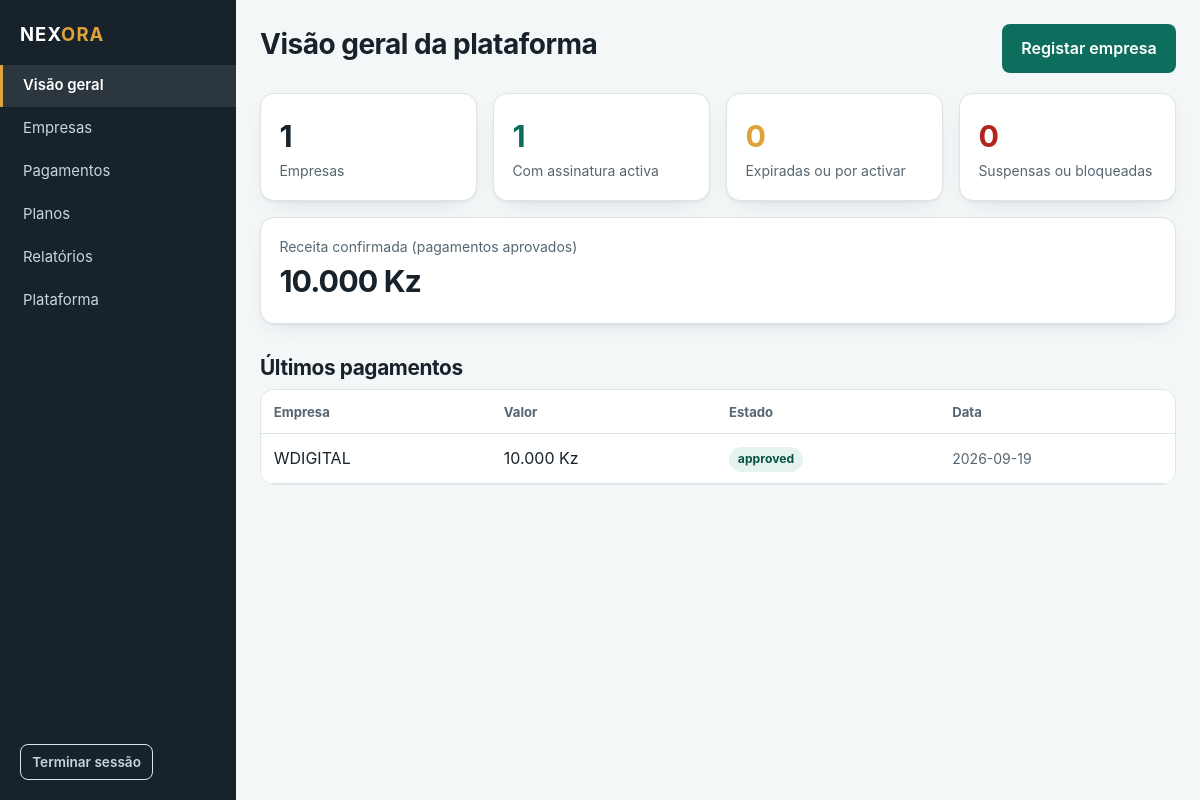
Screenshot of /plataforma/ (signed in) with the database file from the repository.
### tables this page shows
CREATE TABLE payments (
    id              INTEGER PRIMARY KEY AUTOINCREMENT,
    business_id     INTEGER NOT NULL REFERENCES businesses(id) ON DELETE CASCADE,
    subscription_id INTEGER REFERENCES subscriptions(id) ON DELETE SET NULL,
    plan_id         INTEGER REFERENCES plans(id) ON DELETE SET NULL,
    amount_cents    INTEGER NOT NULL,
    method          TEXT,
    proof_image     TEXT,
    -- pending | approved | rejected
    status          TEXT    NOT NULL DEFAULT 'pending',
    reference       TEXT,
    notes           TEXT,
    paid_at         TEXT,
    verified_at     TEXT,
    created_at      TEXT    NOT NULL
);

CREATE TABLE businesses (
    id            INTEGER PRIMARY KEY AUTOINCREMENT,
    name          TEXT    NOT NULL,
    slug          TEXT    NOT NULL UNIQUE,
    logo          TEXT,
    cover         TEXT,
    description   TEXT,
    phone         TEXT,
    whatsapp      TEXT,
    address       TEXT,
    opening_hours TEXT,
    -- active | suspended | blocked
    status        TEXT    NOT NULL DEFAULT 'active',
    created_at    TEXT    NOT NULL
);

### blueprints/owner.py (the view)
@bp.route("/")
def dashboard():
    total = query("SELECT COUNT(*) AS n FROM businesses", (), one=True)["n"]
    empresas = query("SELECT * FROM businesses ORDER BY id DESC", ())
    activas = suspensas = expiradas = pendentes = 0
    for e in empresas:
        estado, _ = subscription_state(e["id"])
        if e["status"] != "active":
            suspensas += 1
        elif estado == "active":
            activas += 1
        elif estado == "expired":
            expiradas += 1
        else:
            pendentes += 1
    receita = query(
        "SELECT COALESCE(SUM(amount_cents), 0) AS t FROM payments WHERE status = 'approved'",
        (), one=True,
    )["t"]
    por_verificar = query(
        "SELECT COUNT(*) AS n FROM payments WHERE status = 'pending'", (), one=True
    )["n"]
    ultimos = query(
        """SELECT p.*, b.name AS business_name FROM payments p
             JOIN businesses b ON b.id = p.business_id
            ORDER BY p.id DESC LIMIT 8""",
        (),
    )
    return render_template(
        "owner/dashboard.html",
        total=total, activas=activas, suspensas=suspensas, expiradas=expiradas,
        pendentes=pendentes, receita=receita, por_verificar=por_verificar,
        ultimos=ultimos,
    )

### blueprints/owner.py (called while the page is built)
@bp.before_request
@owner_required
def _guard():
    pass

### db.py (called while the page is built)
def get_db():
    if "db" not in g:
        conn = sqlite3.connect(
            current_app.config["DATABASE_PATH"],
            detect_types=sqlite3.PARSE_DECLTYPES,
        )
        conn.row_factory = sqlite3.Row
        conn.execute("PRAGMA foreign_keys = ON")
        conn.execute("PRAGMA journal_mode = WAL")
        g.db = conn
    return g.db

def query(sql, params=(), one=False):
    cur = get_db().execute(sql, params)
    rows = cur.fetchall()
    cur.close()
    if one:
        return rows[0] if rows else None
    return rows

### security.py (called while the page is built)
def load_logged_in_user():
    uid = session.get("user_id")
    g.user = None
    if uid is None:
        return
    user = query(
        "SELECT * FROM users WHERE id = ? AND status = 'active'", (uid,), one=True
    )
    if user is None:
        session.clear()
        return
    g.user = user

def csrf_token():
    if "csrf_token" not in session:
        session["csrf_token"] = secrets.token_urlsafe(32)
    return session["csrf_token"]

def owner_required(view):
    @wraps(view)
    def wrapped(*args, **kwargs):
        user = g.get("user")
        if user is None:
            return redirect(url_for("auth.login", next=request.path))
        if user["role"] != ROLE_OWNER:
            abort(403)
        return view(*args, **kwargs)
    return wrapped

### services.py (called while the page is built)
def today():
    return datetime.now(timezone.utc).date()

def parse_date(value):
    if not value:
        return None
    try:
        return datetime.fromisoformat(value).date()
    except ValueError:
        return None

def fmt_money(cents, currency=None):
    cents = int(cents or 0)
    currency = currency or current_app.config["CURRENCY"]
    inteiro, resto = divmod(abs(cents), 100)
    milhares = f"{inteiro:,}".replace(",", ".")
    txt = milhares if resto == 0 else f"{milhares},{resto:02d}"
    sinal = "-" if cents < 0 else ""
    return f"{sinal}{txt} {currency}"

def current_subscription(business_id):
    return query(
        """SELECT s.*, p.name AS plan_name, p.price_cents AS plan_price,
                  p.max_products
             FROM subscriptions s
             LEFT JOIN plans p ON p.id = s.plan_id
            WHERE s.business_id = ?
            ORDER BY s.id DESC LIMIT 1""",
        (business_id,),
        one=True,
    )

### templates/owner/dashboard.html (shortened to what this page needs)
{% extends "base_admin.html" %}
{% block nav %}{% include "_nav_owner.html" %}{% endblock %}
{% block content %}
<div class="cabecalho-pagina espaco">
  <h1>Visão geral da plataforma</h1>
  <a class="btn" href="{{ url_for('owner.business_new') }}">Registar empresa</a>
</div>
<div class="grelha grelha-4">
  <div class="cartao"><div class="numero">{{ total }}</div><div class="pequeno mudo">Empresas</div></div>
  <div class="cartao"><div class="numero" style="color:var(--verde)">{{ activas }}</div><div class="pequeno mudo">Com assinatura activa</div></div>
  <div class="cartao"><div class="numero" style="color:var(--ouro)">{{ expiradas + pendentes }}</div><div class="pequeno mudo">Expiradas ou por activar</div></div>
  <div class="cartao"><div class="numero" style="color:var(--erro)">{{ suspensas }}</div><div class="pequeno mudo">Suspensas ou bloqueadas</div></div>
</div>
<div class="cartao" style="margin-top:1rem">
  <div class="pequeno mudo">Receita confirmada (pagamentos aprovados)</div>
  <div class="numero">{{ fmt_money(receita) }}</div>
</div>
<h2 style="margin-top:2rem">Últimos pagamentos</h2>
{% if ultimos %}
<div class="tabela-envolve">
  <table>
    <tr><th>Empresa</th><th>Valor</th><th>Estado</th><th>Data</th></tr>
    {% for p in ultimos %}
    <tr>
      <td>{{ p.business_name }}</td>
      <td>{{ fmt_money(p.amount_cents) }}</td>
      <td><span class="etiqueta {{ 'etiqueta-ok' if p.status=='approved' else 'etiqueta-erro' if p.status=='rejected' else 'etiqueta-aviso' }}">{{ p.status }}</span></td>
      <td class="pequeno mudo">{{ p.created_at[:10] }}</td>
    </tr>
    {% endfor %}
  </table>
</div>
{% else %}
<div class="vazio"><strong>Ainda não há pagamentos registados</strong></div>
{% endif %}
{% endblock %}

### static/css/style.css (style rules this page uses)
:root { --verde: #0E6E5E; --verde-fundo: #E6F2EF; --verde-escuro: #0A5346; --ouro: #E0A33C; --ouro-fundo: #FBF0DC; --tinta: #17222B; --tinta-media: #566670; --tinta-fraca: #8A98A1; --superficie: #F4F7F8; --branco: #FFFFFF; --linha: #DDE5E8; --erro: #B3261E; --erro-fundo: #FBE9E7; --r-pq: 8px; --r-md: 14px; --r-gd: 22px; --sombra: 0 1px 2px rgba(23, 34, 43, .06), 0 8px 24px -12px rgba(23, 34, 43, .18); --largura: 1080px; }
* { box-sizing: border-box; }
html { -webkit-text-size-adjust: 100%; }
body { margin: 0; font-family: -apple-system, BlinkMacSystemFont, "Segoe UI", Roboto, "Helvetica Neue", Arial, sans-serif; font-size: 16px; line-height: 1.55; color: var(--tinta); background: var(--superficie); }
h1, h2, h3, h4 { line-height: 1.2; margin: 0 0 .5rem; letter-spacing: -.018em; }
h1 { font-size: 1.75rem; font-weight: 700; }
h2 { font-size: 1.3rem; font-weight: 650; }
a { color: var(--verde); }
.mudo { color: var(--tinta-media); }
.pequeno { font-size: .875rem; }
.espaco { display: flex; align-items: center; justify-content: space-between; gap: 1rem; }
.btn { display: inline-flex; align-items: center; justify-content: center; gap: .45rem; padding: .7rem 1.15rem; border-radius: var(--r-pq); border: 1px solid transparent; background: var(--verde); color: #fff; font: inherit; font-weight: 600; cursor: pointer; text-decoration: none; transition: background .15s ease; }
.cartao { background: var(--branco); border: 1px solid var(--linha); border-radius: var(--r-md); padding: 1.15rem; box-shadow: var(--sombra); }
.grelha { display: grid; gap: 1rem; }
.grelha-4 { grid-template-columns: repeat(4, 1fr); }
.numero { font-size: 1.9rem; font-weight: 700; letter-spacing: -.03em; }
table { width: 100%; border-collapse: collapse; background: var(--branco); }
th, td { padding: .7rem .8rem; text-align: left; border-bottom: 1px solid var(--linha); }
th { font-size: .82rem; color: var(--tinta-media); font-weight: 650; }
.tabela-envolve { overflow-x: auto; border: 1px solid var(--linha); border-radius: var(--r-md); background: var(--branco); }
.etiqueta { display: inline-block; padding: .18rem .55rem; border-radius: 999px; font-size: .76rem; font-weight: 650; background: var(--superficie); color: var(--tinta-media); }
.etiqueta-ok { background: var(--verde-fundo); color: var(--verde-escuro); }
.cabecalho-pagina { margin-bottom: 1.25rem; }

### rows the page displays
payments: business_name "WDIGITAL", amount_cents "10.000 Kz", status "approved", created_at "2026-09-19"

### other values shown
{{ total }} "1"
{{ activas }} "1"
{{ expiradas + pendentes }} "0"
{{ suspensas }} "0"
{{ fmt_money(receita) }} "10.000 Kz"
